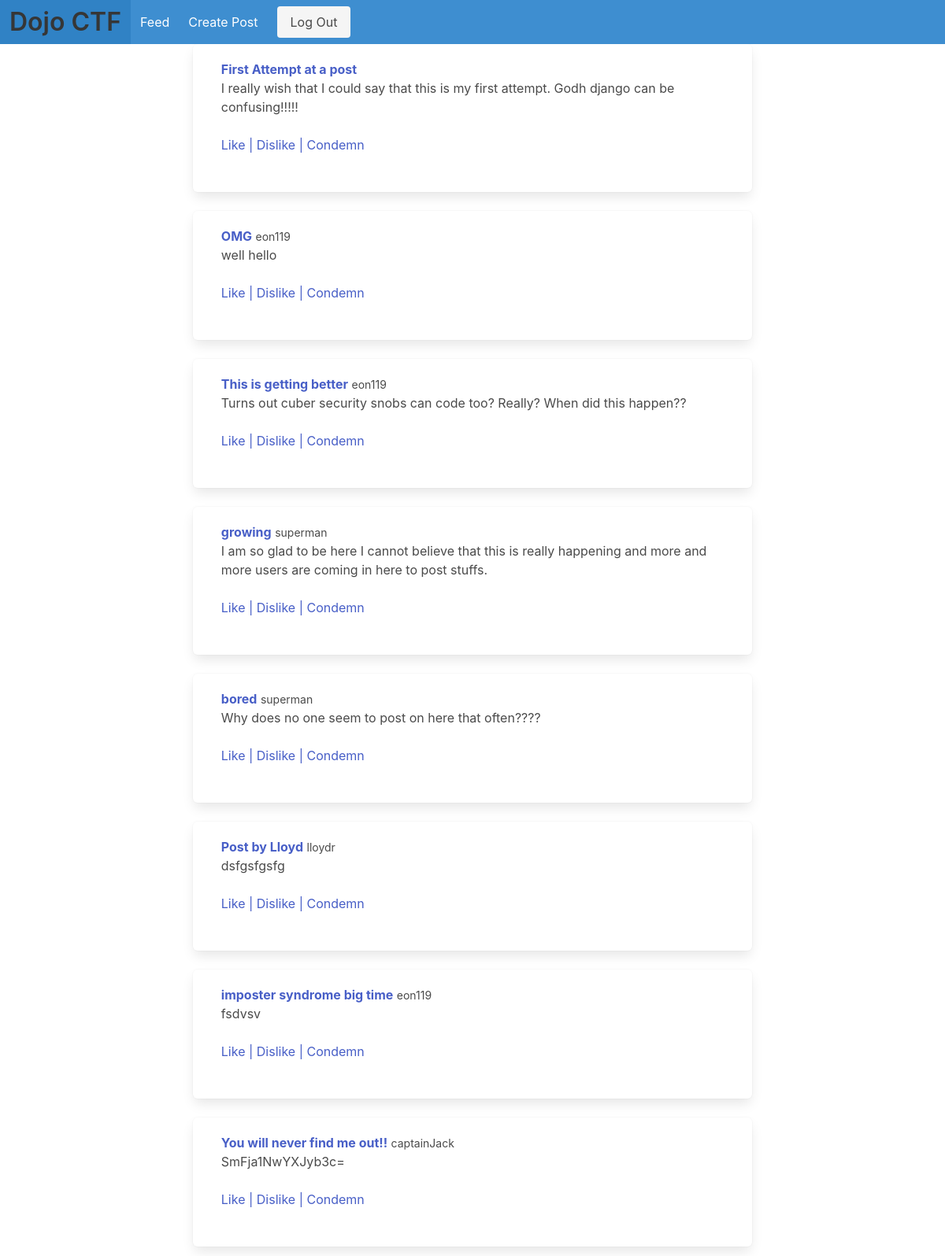
The page /feed/ (signed in) on the database its author committed.
### hiveFeed/models.py (models this page shows, shortened)
class hivePost(models.Model):
    post_title = models.CharField(max_length = 50, default ='title')
    post_body = models.TextField(default='body')
    post_author = models.ForeignKey(User, on_delete=models.CASCADE)
    likes = models.ManyToManyField(User, related_name="feed_post")

### hiveFeed/views.py (the view)
class Feed(ListView):
    model = hivePost
    template_name = 'Feed.html'

### hiveFeed/templates/Feed.html (shortened to what this page needs)
{% extends "base.html" %}
{% block content %}
{% if user.is_authenticated %}
{% for Post in object_list %}
<div class="columns is-mobile">
<div class="column is-three-fifths is-offset-one-fifth">
<div class="box">
  <article class="media">
    <div class="media-content">
      <div class="content">
        <p>
          <strong><a href="{% url 'view' Post.pk %}">{{ Post.post_title }}</a></strong> <small>{{ Post.post_author }}</small>
          <br>
          {{Post.post_body}}
          <br/>
          <br/>
          <a>Like   |</a>
          <a>Dislike   |</a>
          <a>Condemn   </a>
        </p>
      </div>
      <nav class="level is-mobile">
        <div class="level-left">
          <a class="level-item" aria-label="reply">
            <span class="icon is-small">
            </span>
          </a>
          <a class="level-item" aria-label="retweet">
            <span class="icon is-small">
            </span>
          </a>
          <a class="level-item" aria-label="like">
            <span class="icon is-small">
            </span>
          </a>
        </div>
      </nav>
    </div>
  </article>
</div>
  </div>
  </div>
{% endfor %}
{% else %}
<h1 class="title">flag (oomgyoudidit)</h1>
{% endif %}
{% endblock %}

### hiveFeed/templates/base.html (shortened to what this page needs)
{% load static %}
<!DOCTYPE html>
<html>
  <head>
    <link rel="stylesheet" href="https://cdn.jsdelivr.net/npm/bulma@0.9.1/css/bulma.min.css">
  </head>
  <body>
  <nav class="navbar is-info" role="navigation" aria-label="main navigation">
  <div class="navbar-brand">
    <a class="navbar-item" href="{% url 'home' %}">
      <h1 class="title">Dojo CTF </h1>
    </a>
    {% if user.is_authenticated %}
    <a href="{% url 'feed' %}" class="navbar-item">
        Feed
      </a>
    <a href="{% url 'create' %}" class="navbar-item">
        Create Post
      </a>
    <div class="navbar-end">
      <div class="navbar-item">
        <div class="buttons">
          <a href="{% url 'logout' %}" class="button is-light">
            Log Out
          </a>
        </div>
      </div>
     {% endif %}
  </div>
</nav>
{% block content %}
   {% endblock %}
  </body>
</html>

### rows shown on the page
hivePost: post_title "First Attempt at a post", post_body "I really wish that I could say that this is my first attempt. Godh django can be confusing!!!!!"
hivePost: post_title "OMG", post_author "eon119", post_body "well hello"
hivePost: post_title "This is getting better", post_author "eon119", post_body "Turns out cuber security snobs can code too? Really? When did this happen??"
hivePost: post_title "growing", post_author "superman", post_body "I am so glad to be here I cannot believe that this is really happening and more and more users are coming in here to post stuffs."
hivePost: post_title "bored", post_author "superman", post_body "Why does no one seem to post on here that often????"
hivePost: post_title "Post by Lloyd", post_author "lloydr", post_body "dsfgsfgsfg"
hivePost: post_title "imposter syndrome big time", post_author "eon119", post_body "fsdvsv"
hivePost: post_title "You will never find me out!!", post_author "captainJack", post_body "SmFja1NwYXJyb3c="
